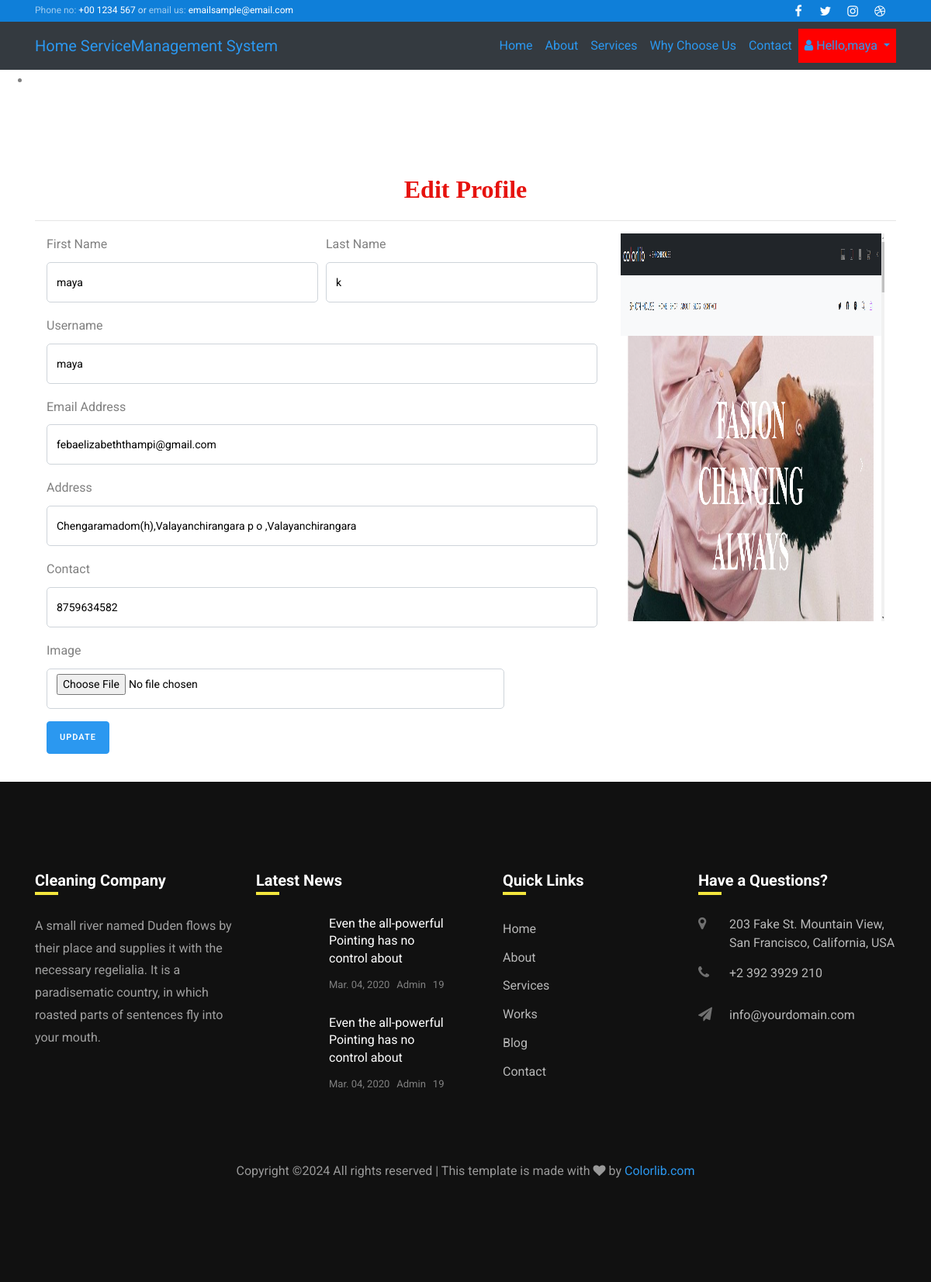
The app's page /edit_house_resident_profile/ (signed in) with its own data.
### siteusers/models.py (models this page shows, shortened)
class CustomUser(AbstractUser):
    is_houseresident = models.BooleanField(default=False)
    is_flatresident = models.BooleanField(default=False)
    is_housemaid = models.BooleanField(default=False)
    is_superuser = models.BooleanField(default=False)

class Housemaid(models.Model):
    status = models.ForeignKey(Status, on_delete=models.CASCADE, null=True)
    user = models.ForeignKey(CustomUser, on_delete=models.CASCADE, null=True)
    contact = models.CharField(max_length=100, null=True)
    address = models.CharField(max_length=100, null=True)
    doj = models.DateField(null=True)
    dob = models.DateField(null=True)
    id_type = models.CharField(max_length=100, null=True)
    service_name = models.ForeignKey(Service_Category,on_delete=models.CASCADE,null=True)
    experience = models.CharField(max_length=100, null=True)
    id_card = models.FileField(null=True)
    image = models.FileField(null=True)
    rate_per_hour = models.DecimalField(max_digits=10, decimal_places=2, null=True)

### siteusers/views.py (the view, shortened to what this page needs)
# urls.py: path('edit_house_resident_profile/',views.edit_house_resident_profile,name="edit_house_resident_profile"),
@login_required
def edit_house_resident_profile(request):
    user = CustomUser.objects.get(id=request.user.id)
    error = ""
    try:
        sign = House_Resident.objects.get(user=user)
        error = "pat"
    except:
        sign = Housemaid.objects.get(user=user)
    terror = False
    ser = Service_Category.objects.all()
    d = {'terror':terror,'error':error,'pro':sign,'ser':ser}
    return render(request, 'edit_house_resident_profile.html',d)

### templates/edit_house_resident_profile.html (shortened to what this page needs)
{% extends 'home.html' %}
{% load static %}
{% block content %}
	<div class="w3l_banner_info" style="height:10px">
		<div class="slider1">
			<div class="callbacks_container">
				<ul class="rslides" id="slider3">
					<li>
						<div class="slider1-img" style="height:90px">
						</div>
					</li>
				</ul>
			</div>
		</div>
	</div>
<div class="container" style="margin-top:10%;">
    <h2 style="font-weight:bold;font-family : 'Monotype Corsiva' ; color : #E6120E ;margin-top:2%" align="center">Edit Profile</h2><hr>
<div class="container-fluid" style="">
    <div class="row">
        <div class="col-md-8">
            <form method="post" action="" enctype="multipart/form-data">
    <div class="form-row">
    <div class="form-group col-md-6">
      <label for="inputEmail4">First Name</label>
      <input type="text" class="form-control" value="{{pro.user.first_name}}" name="fname" id="inputEmail4">
    </div>
    <div class="form-group col-md-6">
      <label for="inputPassword4">Last Name</label>
      <input type="text" class="form-control" name="lname" value="{{pro.user.last_name}}" id="inputPassword4">
    </div>
  </div>
    <div class="form-row">
    <div class="form-group col-md-12">
      <label for="inputEmail4">Username</label>
      <input type="text" class="form-control" name="uname" value="{{pro.user.username}}" id="inputEmail4" readonly>
    </div>
        <div class="form-group col-md-12">
      <label for="inputEmail4">Email Address</label>
      <input type="text" class="form-control" name="email" value="{{pro.user.email}}" id="inputEmail4">
    </div>
  </div>
<div class="form-row">
    <div class="form-group col-md-12">
      <label for="inputEmail4">Address</label>
      <input type="text" class="form-control" name="address" value="{{pro.address}}" id="inputEmail4">
    </div>
  </div>
 <div class="form-row">
    <div class="form-group col-md-12">
    <label for="exampleInputPassword1">Contact</label>
    <input type="text" class="form-control" id="exampleInputPassword1" value="{{pro.contact}}" name="contact">
  </div>
        </div>
<div class="form-row">
    <div class="form-group col-md-10">
    <label for="exampleInputPassword1">Image</label>
    <input type="file" class="form-control" id="exampleInputPassword1" name="image">
  </div>
    <div class="form-group col-md-2">
  </div>
</div>
  <button type="submit" class="btn btn-primary" style="margin-bottom:5%">update</button>
</form>
        </div>
        <div class="col-md-4">
            <img src="{{pro.image.url}}" style="width:100%;height:500px">
        </div>
    </div>
</div>
</div>
{% endblock %}

### templates/home.html (shortened to what this page needs)
<!DOCTYPE html>
{% load static %}
<html lang="en">
  <head>
    <link rel="stylesheet" href="https://stackpath.bootstrapcdn.com/font-awesome/4.7.0/css/font-awesome.min.css">
    <link rel="stylesheet" href="{% static 'css/animate.css' %}">
    <link rel="stylesheet" href="{% static 'css/owl.carousel.min.css' %}">
    <link rel="stylesheet" href="{% static 'css/owl.theme.default.min.css' %}">
    <link rel="stylesheet" href="{% static 'css/magnific-popup.css' %}">
    <link rel="stylesheet" href="{% static 'css/flaticon.css' %}">
    <link rel="stylesheet" href="{% static 'css/style.css' %}">
  </head>
  <body>
  	<div class="wrap">
			<div class="container">
				<div class="row justify-content-between">
						<div class="col-12 col-md d-flex align-items-center">
							<p class="mb-0 phone"><span class="mailus">Phone no:</span> <a href="#">+00 1234 567</a> or <span class="mailus">email us:</span> <a href="#">emailsample@email.com</a></p>
						</div>
						<div class="col-12 col-md d-flex justify-content-md-end">
							<div class="social-media">
				    		<p class="mb-0 d-flex">
				    			<a href="#" class="d-flex align-items-center justify-content-center"><span class="fa fa-facebook"><i class="sr-only">Facebook</i></span></a>
				    			<a href="#" class="d-flex align-items-center justify-content-center"><span class="fa fa-twitter"><i class="sr-only">Twitter</i></span></a>
				    			<a href="#" class="d-flex align-items-center justify-content-center"><span class="fa fa-instagram"><i class="sr-only">Instagram</i></span></a>
				    			<a href="#" class="d-flex align-items-center justify-content-center"><span class="fa fa-dribbble"><i class="sr-only">Dribbble</i></span></a>
				    		</p>
			        </div>
						</div>
				</div>
			</div>
		</div>
		<nav class="navbar navbar-expand-lg navbar-yellow ftco_navbar bg-dark ftco-navbar-dark" id="ftco-navbar">
	    <div class="container">
	    	<a class="navbar-brand" href="index.html">Home Service<span>Management System</span></a>
	      <div class="collapse navbar-collapse" id="ftco-nav">
	        <ul class="navbar-nav ml-auto">
	        	<li class="nav-item active"><a href="{% url 'siteusers:home' %}" class="nav-link">Home</a></li>
	        	<li class="nav-item"><a href="{% url 'siteusers:about' %}" class="nav-link">About</a></li>
				<li class="nav-item"><a href="{% url 'siteusers:services' %}" class="nav-link">Services</a></li>
            	<li class="nav-item"><a href="portfolio.html" class="nav-link">Why Choose Us</a></li>
	          <li class="nav-item"><a href="{% url 'siteusers:contact' %}" class="nav-link">Contact</a></li>
				{% if user.is_authenticated %}
				<li class="nav-item dropdown">
        <a class="nav-link dropdown-toggle" href="#" id="navbarDropdown" style="background-color:red" role="button" data-toggle="dropdown" aria-haspopup="true" aria-expanded="false">
          <i class="fa fa-user"></i> Hello,{{request.user.username}}
        </a>
      </li>
{% else %}
    <li class="nav-item">
        <a href="{% url 'siteusers:Login_User' %}" class="nav-link">Login</a>
    </li>
{% endif %}
	      </div>
	    </div>
	  </nav>
	{% block content %}{% endblock %}
    <footer class="footer ftco-section">
			<div class="container">
				<div class="row">
					<div class="col-md-6 col-lg-3 mb-4 mb-md-0">
						<h2 class="footer-heading">Cleaning Company</h2>
						<p>A small river named Duden flows by their place and supplies it with the necessary regelialia. It is a paradisematic country, in which roasted parts of sentences fly into your mouth.</p>
						<ul class="ftco-footer-social list-unstyled float-md-left float-lft mt-4">
            </ul>
					</div>
					<div class="col-md-6 col-lg-3 mb-4 mb-md-0">
						<h2 class="footer-heading">Latest News</h2>
						<div class="block-21 mb-4 d-flex">
              <a class="img mr-4 rounded" style="background-image: url({% static 'images/image_1.jpg' %});"></a>
              <div class="text">
                <h3 class="heading"><a href="#">Even the all-powerful Pointing has no control about</a></h3>
                <div class="meta">
                  <div><a href="#"> Mar. 04, 2020</a></div>
                  <div><a href="#"> Admin</a></div>
                  <div><a href="#"> 19</a></div>
                </div>
              </div>
            </div>
            <div class="block-21 mb-4 d-flex">
              <a class="img mr-4 rounded" style="background-image: url({% static 'images/image_2.jpg' %});"></a>
              <div class="text">
                <h3 class="heading"><a href="#">Even the all-powerful Pointing has no control about</a></h3>
                <div class="meta">
                  <div><a href="#"> Mar. 04, 2020</a></div>
                  <div><a href="#"> Admin</a></div>
                  <div><a href="#"> 19</a></div>
                </div>
              </div>
            </div>
					</div>
					<div class="col-md-6 col-lg-3 pl-lg-5 mb-4 mb-md-0">
						<h2 class="footer-heading">Quick Links</h2>
						<ul class="list-unstyled">
              <li><a href="#" class="py-1 d-block">Home</a></li>
              <li><a href="#" class="py-1 d-block">About</a></li>
              <li><a href="#" class="py-1 d-block">Services</a></li>
              <li><a href="#" class="py-1 d-block">Works</a></li>
              <li><a href="#" class="py-1 d-block">Blog</a></li>
              <li><a href="" class="py-1 d-block">Contact</a></li>
            </ul>
					</div>
					<div class="col-md-6 col-lg-3 mb-4 mb-md-0">
						<h2 class="footer-heading">Have a Questions?</h2>
						<div class="block-23 mb-3">
              <ul>
                <li><span class="icon fa fa-map-marker"></span><span class="text">203 Fake St. Mountain View, San Francisco, California, USA</span></li>
                <li><a href="#"><span class="icon fa fa-phone"></span><span class="text">+2 392 3929 210</span></a></li>
                <li><a href="#"><span class="icon fa fa-paper-plane"></span><span class="text">info@yourdomain.com</span></a></li>
              </ul>
            </div>
					</div>
				</div>
				<div class="row mt-5">
          <div class="col-md-12 text-center">
            <p class="copyright">
  Copyright &copy;<script>document.write(new Date().getFullYear());</script> All rights reserved | This template is made with <i class="fa fa-heart" aria-hidden="true"></i> by <a href="https://colorlib.com" target="_blank">Colorlib.com</a>
  </p>
          </div>
        </div>
			</div>
		</footer>
 </body>
</html>

### records on screen
CustomUser: user.username "maya"
Housemaid: fname "maya", lname "k", uname "maya", email "febaelizabeththampi@gmail.com", address "Chengaramadom(h),Valayanchirangara p o ,Valayanchirangara", contact "8759634582", image (picture)
